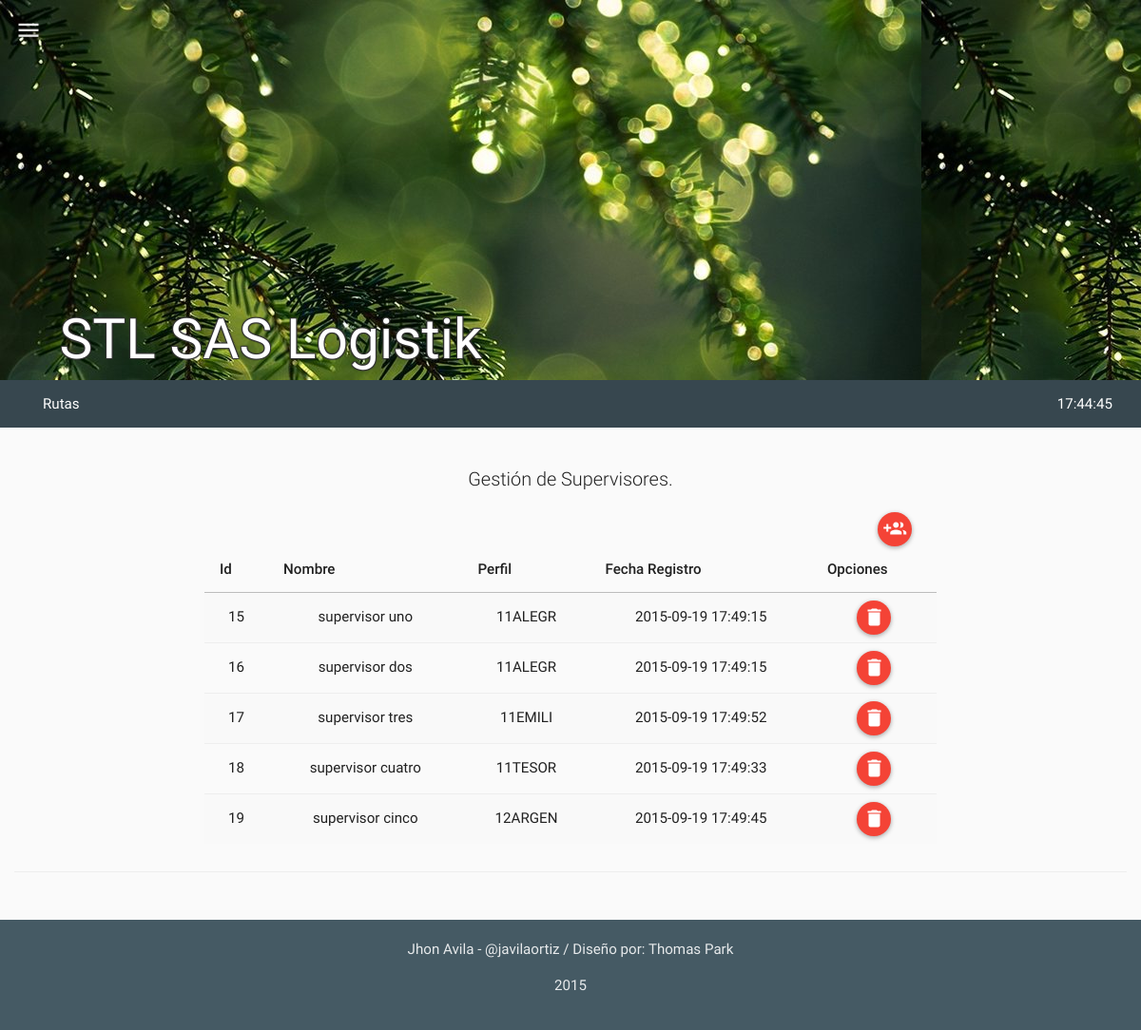
Page /mods/supervisores/supervisores.php (signed in) on the earlier database version.
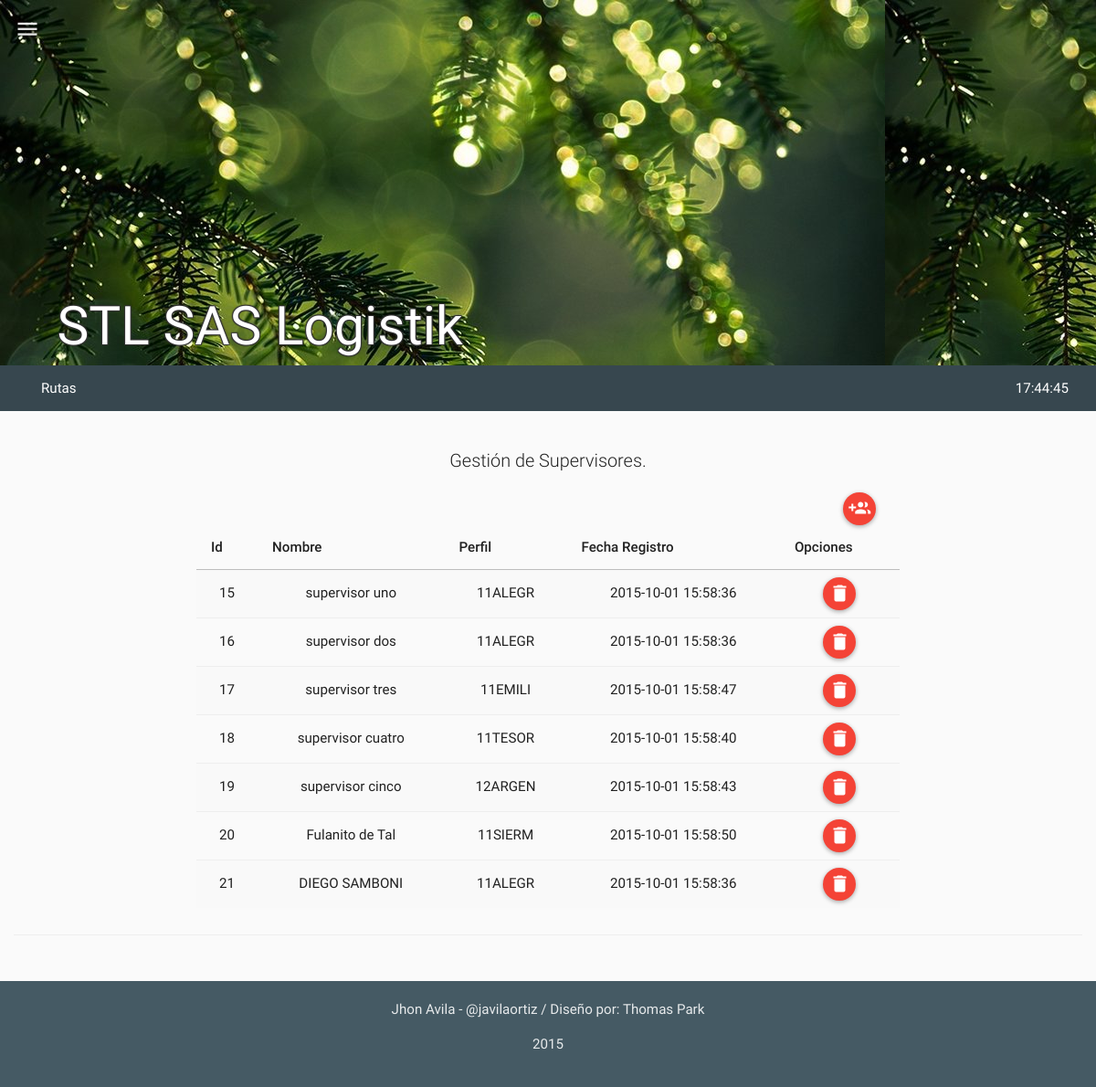
Same page on the later database version.
### tables this page shows
CREATE TABLE IF NOT EXISTS `tbl_modulos` (
  `mo_id` int(11) NOT NULL,
  `mo_nombre` varchar(30) NOT NULL,
  `mo_ruta` varchar(60) NOT NULL,
  `mo_descripcion` varchar(180) NOT NULL,
  `mo_timestamp` timestamp NOT NULL DEFAULT CURRENT_TIMESTAMP ON UPDATE CURRENT_TIMESTAMP,
  `mo_created` int(11) NOT NULL,
  `mo_estado` int(11) NOT NULL
);

CREATE TABLE IF NOT EXISTS `tbl_supervisores` (
  `su_id` int(11) NOT NULL,
  `su_nombre` varchar(60) NOT NULL,
  `su_fi_id` int(11) NOT NULL,
  `su_timestamp` timestamp NOT NULL DEFAULT CURRENT_TIMESTAMP ON UPDATE CURRENT_TIMESTAMP,
  `su_created` int(11) NOT NULL,
  `su_estado` int(11) NOT NULL
);

CREATE TABLE IF NOT EXISTS `tbl_fincas` (
  `fi_id` int(11) NOT NULL,
  `fi_codigo` varchar(10) NOT NULL,
  `fi_sn_id` int(11) NOT NULL,
  `fi_timestamp` timestamp NOT NULL DEFAULT CURRENT_TIMESTAMP ON UPDATE CURRENT_TIMESTAMP,
  `fi_created` int(11) NOT NULL,
  `fi_estado` int(11) NOT NULL
);

### php/db.php (called while the page is built, shortened)
<?php
class con {
    private $host = 'localhost';
    private $user = 'root';
    private $pass = '';
    public $type = 'mysql';
    private $db = "bd_stl_logistica";
    public $lid = 0;
    function connect() {
        $connect = $this->type.'_connect';
        if (!$this->lid = $connect($this->host, $this->user, $this->pass)) {
        }
		else {
			$sql = $this->type.'_select_db';
			if (!$baseconections = $sql($this->db,$this->lid)) {
				mysql_query("SET NAMES 'utf8'");
			}
		}
		return ($this->lid);
 	}
}
?>

### php/supervisores.php (the view, shortened to what this page needs)
<?php
class supervisores{
  function get_supervisores(){
    $con = new con();
    $rt = new route();
    if(isset($_SESSION["ses_id"])){
      $qry='SELECT * FROM tbl_supervisores AS S
            INNER JOIN tbl_fincas AS F ON F.fi_id = S.su_fi_id
            WHERE S.su_estado=1;';
      $res = mysql_query($qry);
      $item =" ";
      $script ="<script>$(document).ready(function(){";
      while($row_res = mysql_fetch_assoc($res)) {
        $item.='
              <tr>
                <td>'.$row_res["su_id"].'</td>
                <td>'.$row_res["su_nombre"].'</td>
                <td>'.$row_res["fi_codigo"].'</td>
                <td>'.$row_res["fi_timestamp"].'</td>
                <td>
                  <div id="del-button" onClick="borrar_usuario('.$row_res["su_id"].', this)" class="btn btn-floating-mini btn-danger" title="Borrar"><i class="md md-delete"></i> </div>
                </td>
              </tr>
        ';
        $script.='';
      }
      $script.='});</script>';
    }
    else{$rt->routing($rt->path("login"));}
    $html='
          <table class="table table-striped table-hover ">
            <thead>
              <tr>
                <th>Id</th>
                <th>Nombre</th>
                <th>Perfil</th>
                <th>Fecha Registro</th>
                <th>Opciones</th>
              </tr>
            </thead>
            <tbody>
              '.$item.'
            </tbody>
          </table>
    ';
    return $script.$html;
  }
}
?>

### php/jslib.php (shortened to what this page needs)
<?php
class jslib{
	function get_css(){
		$css = '
			<link rel="stylesheet" href="../../lib/bootstrap.css" type="text/css">
			<link rel="stylesheet" href="../../lib/font.css" type="text/css">
			<link rel="stylesheet" href="../../lib/materia.css" type="text/css">
		';
		return $css;
	}
}
?>

### mods/supervisores/supervisores.php (shortened to what this page needs)
<?php
include('../../php/jslib.php');
include('../../php/app_menu.php');
include('../../php/supervisores.php');
include('../../php/html_snippets.php');
$app_menu = new app_menu();
$html_snippet = new html_snippets();
$supervisores = new supervisores();
$libs = new jslib();
$css = $libs->get_css();
?>
<!DOCTYPE html>
<html lang="en">
  <head>
    <?php
      echo $css;
    ?>
  </head>
  <body class="mtr-grey-50">
    <nav id="topbar" class="toolbar toolbar-expanded mtr-light-blue-800">
      <div class="container-fluid header-title">
        <div class="row">
          <div class="col-sm-12">STL SAS Logistik</div>
        </div>
      </div>
    </nav>
    <nav class="toolbar toolbar-fixed">
      <div class="container-fluid">
        <div class="toolbar-header">
          <a  id="headerToggle" href="#" class="menu-toggle" data-ripple-centered="true" data-ripple-color="#fff">
            <i class="md md-menu"></i>
          </a>
        </div>
      </div>
    </nav>
        <?php echo $app_menu->build_menu(); ?>
    <div class="container-fluid">
      <div class="page-header" id="banner">
        <div class="row">
          <label class="col-lg-2 control-label"></label>
          <div class="col-sm-8 text-center">
            <p class="lead">Gestión de Supervisores.</p>
            <div class="col-lg-12">
            <div class="col-lg-5"></div>
            <div class="col-lg-6  "></div>
            <div class="col-lg-1"><a href="#" id="btn_new" class="btn btn-floating-mini btn-danger" data-ripple-centered="" title="Agregar Usuario"><i class="md md-group-add"></i></a></div>
            </div>
            <p><?php echo $supervisores->get_supervisores(); ?></p>
          </div>
          <label class="col-lg-2 control-label"></label>
        </div>
      </div>
    </div>
<?php echo $html_snippet->load_footer(); ?>
  </body>
</html>

### php/app_menu.php (shortened to what this page needs)
<?php
class app_menu{
  function build_menu(){
    $con = new con();
    $rt = new route();
    if(isset($_SESSION["ses_id"])){
      $qry='SELECT * FROM tbl_modulos AS M
            INNER JOIN tbl_usuarios AS U
            INNER JOIN tbl_permisos AS P
            INNER JOIN tbl_per_x_usu AS PxU
            INNER JOIN tbl_permisos_x_modulo AS PxM
            WHERE M.mo_id = PxM.pxm_mo_id
            AND PxM.pxm_pe_id = P.pe_id
            AND P.pe_id = PxU.pxu_pe_id
            AND PxU.pxu_us_id = U.us_id
            AND U.us_id = '.$_SESSION["ses_id"];
      $res = mysql_query($qry);
      $menuitem =" ";
      $script ="<script>$(document).ready(function(){";
      while($row_res = mysql_fetch_assoc($res)) {
        $tipo_us = $row_res['pxu_pe_id'];
        $menuitem.='<li><a href="#" id="'.$row_res['mo_nombre'].'" class="">'.$row_res['mo_descripcion'].'</a></li>';
        $script.='$("#'.$row_res['mo_nombre'].'").on("click", function(){$(location).attr("href","'.$row_res['mo_ruta'].'"); });';
      }
      $script.='});</script>';
    }
    else{$rt->routing($rt->path("login"));}
    $html='
            <nav class="navbar navbar-inverse">
              <div class="container-fluid">
                <div class="navbar-header">
                  <button type="button" class="navbar-toggle collapsed" data-toggle="collapse" data-target="#bs-example-navbar-collapse-2">
                    <span class="sr-only">Toggle navigation</span>
                    <span class="icon-bar"></span>
                    <span class="icon-bar"></span>
                    <span class="icon-bar"></span>
                  </button>
                </div>
                <div class="collapse navbar-collapse" id="bs-example-navbar-collapse-2">
                  <ul class="nav navbar-nav">
                  '.$menuitem.'
                  </ul>
                  <ul class="nav navbar-nav navbar-right">
                    <li><a href="#" id="reloj">fecha / hora</a></li>
                  </ul>
                </div>
              </div>
            </nav>
    ';
    return $script.$html;
  }
}
?>

### php/html_snippets.php (shortened to what this page needs)
<?php
class html_snippets{
	function load_footer (){
		$html = '
		<footer class="container-fluid mtr-blue-grey-700">
	      <div class="row text-center">
	        <div class="col-sm-12">
	          <p>
	          	<a href="https://co.linkedin.com/in/javilaortiz" rel="nofollow">Jhon Avila</a>
	          	-
	          	<a href="https://twitter.com/javilaortiz">@javilaortiz</a>
	          	/
	          	Diseño por: <a href="http://thomaspark.me" rel="nofollow">Thomas Park</a</p>
	          <p>2015</p>
	        </div>
	      </div>
	    </footer>';
	    return $html;
	}
}
?>

Differences in the rows shown:
changed through a linked row, tbl_supervisores "supervisor uno": tbl_fincas.fi_timestamp "2015-09-19 17:49:15" → "2015-10-01 15:58:36"
changed through a linked row, tbl_supervisores "supervisor dos": tbl_fincas.fi_timestamp "2015-09-19 17:49:15" → "2015-10-01 15:58:36"
changed through a linked row, tbl_supervisores "supervisor tres": tbl_fincas.fi_timestamp "2015-09-19 17:49:52" → "2015-10-01 15:58:47"
changed through a linked row, tbl_supervisores "supervisor cuatro": tbl_fincas.fi_timestamp "2015-09-19 17:49:33" → "2015-10-01 15:58:40"
changed through a linked row, tbl_supervisores "supervisor cinco": tbl_fincas.fi_timestamp "2015-09-19 17:49:45" → "2015-10-01 15:58:43"
added tbl_supervisores: su_id "20", su_nombre "Fulanito de Tal", tbl_fincas.fi_codigo "11SIERM", tbl_fincas.fi_timestamp "2015-10-01 15:58:50"
added tbl_supervisores: su_id "21", su_nombre "DIEGO SAMBONI", tbl_fincas.fi_codigo "11ALEGR", tbl_fincas.fi_timestamp "2015-10-01 15:58:36"
